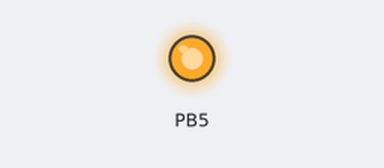
Recording of a program running on a simulated ATmega328P, built with avr-gcc and emulated at 16 MHz. On the bench: output pins drawn as LEDs (lit = HIGH).

Above: at 0.05 s.
At 6.89 s:
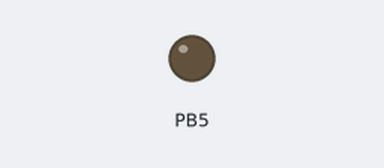
Timing chart, 0 to 7.2 s (numbered marks = the images above):
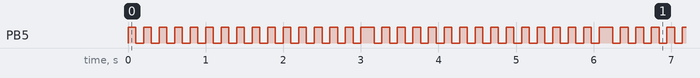

The program:

main.c
```c
#include "core.h"
#include "platform.h"
#include "timer.h"

#include "avr/interrupt.h"
#include <avr/io.h>

#include <stdbool.h>
#include <stdint.h>

// Глобальный счётчик миллисекунд (обновляется Timer1)
volatile uint32_t g_counter_ms = 0;

// Настройка Timer1 в режиме CTC для генерации прерывания каждую 1 мс
void
Timer1_Init(void)
{
  // Режим CTC: WGM12 = 1
  TCCR1B |= (1 << WGM12);
  // При F_CPU = 16 МГц и делителе 64:
  // Частота таймера = 16e6 / 64 = 250 kHz, т.е. 250 тактов = 1 мс.
  OCR1A = 250 - 1;
  // Устанавливаем делитель 64 (CS11 и CS10)
  TCCR1B |= (1 << CS11) | (1 << CS10);
  // Обнуляем Timer1
  TCNT1 = 0;
  // Разрешаем прерывание по совпадению с OCR1A
  TIMSK1 |= (1 << OCIE1A);
}

void
hardware_init(void)
{
  enable_global_interrupts();
  Timer1_Init();
}

int
main(void)
{
  hardware_init();

  gpio_mode_output(&DDRB, DDB5);

  Timer timer_a = { 0 };
  timer_init(&timer_a, 0, 100, 100, true);
  timer_start(&timer_a);

  while (1) {
    // TimerBegin
    //
    timer_update(&timer_a, g_counter_ms);

    // TimerUpdate
    // ...

    // TimerEnd
    //
    switch (timer_a.state) {
    case TIMER_STATE_WAITING:
      gpio_set_low(&PORTB, PB5);
      break;
    case TIMER_STATE_RUNNING:
      gpio_set_high(&PORTB, PB5);
      break;
    case TIMER_STATE_SLEEPING:
      gpio_set_low(&PORTB, PB5);
      break;
    case TIMER_STATE_DONE:
      gpio_set_low(&PORTB, PB5);
      break;
    }
  }

  return 0;
}

// Вызывается каждую 1 мс. */
ISR(TIMER1_COMPA_vect) { g_counter_ms++; }
```

core.h
```c
#ifndef CORE_H
#define CORE_H

#include <avr/interrupt.h>
#include <stdbool.h>
#include <util/delay.h>

#define Seconds(value) ((uint32_t)value * 1000UL)
#define Minutes(value) ((uint32_t)value * 60UL * 1000UL)

#define ArrayCount(a) (sizeof((a)) / sizeof(*(a)))

#define Clamp(value, min, max)                                                \
  ((value <= min) ? min : (value >= max) ? max : value)
#define ClampTop(value, max) ((value >= max) ? max : value)

// GPIO

// Установка пина как входа (DDRx)
static inline void
gpio_mode_input(volatile uint8_t *ddr, uint8_t pin)
{
  *ddr &= ~(1 << pin); // DDRx бит = 0
}

// Установка пина как выхода (DDRx)
static inline void
gpio_mode_output(volatile uint8_t *ddr, uint8_t pin)
{
  *ddr |= (1 << pin); // DDRx бит = 1
}

// Установка низкого уровня (PORTx)
static inline void
gpio_set_low(volatile uint8_t *port, uint8_t pin)
{
  *port &= ~(1 << pin); // PORTx бит = 0
}

// Установка высокого уровня (PORTx)
static inline void
gpio_set_high(volatile uint8_t *port, uint8_t pin)
{
  *port |= (1 << pin); // PORTx бит = 1
}

// Переключение уровня (PORTx)
static inline void
gpio_set_toggle(volatile uint8_t *port, uint8_t pin)
{
  *port ^= (1 << pin);
}

// Включение подтягивающего резистора (для входа)
static inline void
gpio_enable_pullup(volatile uint8_t *port, uint8_t pin)
{
  *port |= (1 << pin); // PORTx бит = 1 при DDRx = 0
}

// Чтение состояния пина (PINx)
static inline bool
gpio_get_level(volatile uint8_t *pin_reg, uint8_t pin)
{
  return (*pin_reg & (1 << pin)) != false;
}

#endif
```

platform.c
```c
#include "platform.h"

#include "avr/interrupt.h"
#include "util/delay.h"

void
platform_init(void)
{
}

void
platform_deinit(void)
{
}

void
enable_global_interrupts(void)
{
  sei();
}

void
disable_global_interrupts(void)
{
  cli();
}

void
enable_external_interrupt(uint8_t interrupt_num)
{
  EIMSK |= (1 << interrupt_num); // Enable INTn
}

void
disable_external_interrupt(uint8_t interrupt_num)
{
  EIMSK &= ~(1 << interrupt_num); // Disable INTn
}

void
configure_external_interrupt(uint8_t interrupt_num, uint8_t trigger_mode)
{
  if (interrupt_num > 1) {
    // Handle invalid interrupt number (ATmega328P supports INT0 and INT1)
    return;
  }

  // Configure trigger mode (e.g., LOW, CHANGE, FALLING, RISING)
  if (interrupt_num == 0) {
    EICRA = (EICRA & ~((1 << ISC01) | (1 << ISC00))) | (trigger_mode << ISC00);
  } else if (interrupt_num == 1) {
    EICRA = (EICRA & ~((1 << ISC11) | (1 << ISC10))) | (trigger_mode << ISC10);
  }
}

static inline void
delay_us(double us)
{
  _delay_us(us);
}

static inline void
delay_ms(double ms)
{
  _delay_ms(ms);
}
```

platform.h
```c
#ifndef PLATFORM_H
#define PLATFORM_H

#include <stdbool.h>
#include <stdint.h>

void platform_init(void);
void platform_deinit(void);

void enable_global_interrupts(void);
void disable_global_interrupts(void);

// Enable specific external interrupt (INT0 or INT1)
void enable_external_interrupt(uint8_t interrupt_num);
// Disable specific external interrupt (INT0 or INT1)
void disable_external_interrupt(uint8_t interrupt_num);
// Validate and configure interrupts
void configure_external_interrupt(uint8_t interrupt_num, uint8_t trigger_mode);

static inline void delay_us(double us);
static inline void delay_ms(double ms);

#endif
```

timer.c
```c
#include "timer.h"

void
timer_init(Timer *ctx, uint32_t wait, uint32_t run, uint32_t sleep,
           bool cyclic)
{
  ctx->state       = TIMER_STATE_WAITING;
  ctx->wait_delay  = wait;
  ctx->run_delay   = run;
  ctx->sleep_delay = sleep;
  ctx->is_cyclic   = cyclic;
}

void
timer_start(Timer *ctx)
{
  ctx->is_active = true;
}

void
timer_stop(Timer *ctx)
{
  ctx->is_active = false;
}

void
timer_update(Timer *ctx, uint32_t ms_counter)
{
  if (!ctx->is_active) {
    return;
  }

  uint32_t current_time = ms_counter;
  uint32_t elapsed      = current_time - ctx->start_time;

  switch (ctx->state) {
  case TIMER_STATE_WAITING:
    if (elapsed >= ctx->wait_delay) {
      ctx->total_time += elapsed;
      ctx->start_time = current_time;
      ctx->state      = TIMER_STATE_RUNNING;
    }
    break;

  case TIMER_STATE_RUNNING:
    if (elapsed >= ctx->run_delay) {
      ctx->total_time += elapsed;
      ctx->start_time = current_time;
      ctx->state      = TIMER_STATE_SLEEPING;
    }
    break;

  case TIMER_STATE_SLEEPING:
    if (elapsed >= ctx->sleep_delay) {
      ctx->total_time += elapsed;
      if (ctx->is_cyclic) {
        ctx->start_time = current_time;
        ctx->state      = TIMER_STATE_RUNNING;
      } else {
        ctx->state = TIMER_STATE_DONE;
      }
    }
    break;

  case TIMER_STATE_DONE:
    break;
  }
}

void
timer_restart(Timer *ctx, uint32_t counter_ms)
{
  ctx->state      = TIMER_STATE_WAITING;
  ctx->start_time = counter_ms;
  ctx->total_time = 0;
  ctx->is_active  = true;
}

void
timer_reset(Timer *ctx)
{
  ctx->state       = TIMER_STATE_WAITING;
  ctx->start_time  = 0;
  ctx->total_time  = 0;
  ctx->wait_delay  = 0;
  ctx->run_delay   = 0;
  ctx->sleep_delay = 0;
  ctx->is_cyclic   = false;
}
```

timer.h
```c
#ifndef TIMER_H
#define TIMER_H

#include <stdbool.h>
#include <stdint.h>

typedef enum {
  TIMER_STATE_WAITING,
  TIMER_STATE_RUNNING,
  TIMER_STATE_SLEEPING,
  TIMER_STATE_DONE
} TimerState;

typedef struct {
  TimerState state;
  uint32_t   start_time;
  uint32_t   total_time;
  uint32_t   wait_delay;
  uint32_t   run_delay;
  uint32_t   sleep_delay;
  bool       is_cyclic;
  bool       is_active;
} Timer;

void timer_init(Timer *ctx, uint32_t wait, uint32_t run, uint32_t sleep,
                bool cyclic);
void timer_start(Timer *ctx);
void timer_stop(Timer *ctx);
void timer_update(Timer *ctx, uint32_t ms_counter);
void timer_restart(Timer *ctx, uint32_t ms_counter);
void timer_reset(Timer *ctx);

#endif
```

Measured:
- by itself, PB5: repeats every 3.1 s: HIGH 0.17 s, 14 × (LOW 0.10 s, HIGH 0.10 s), LOW 0.10 s
